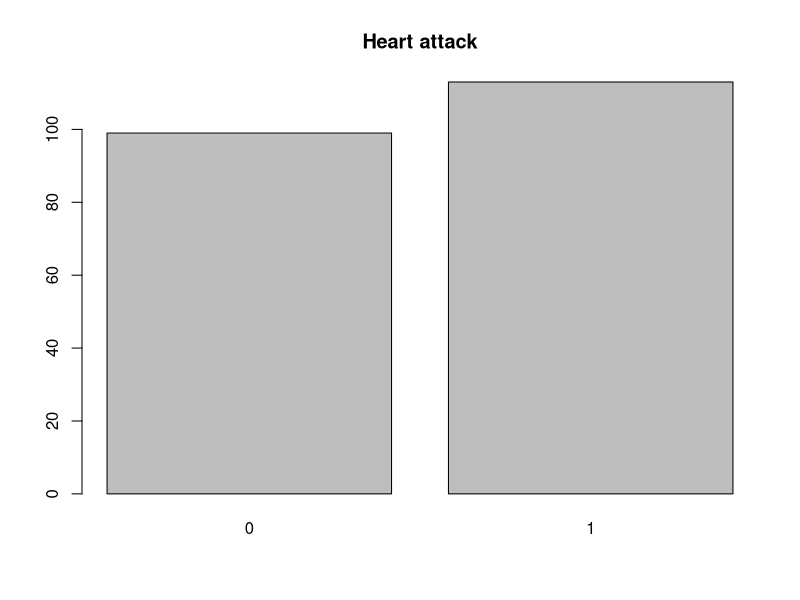
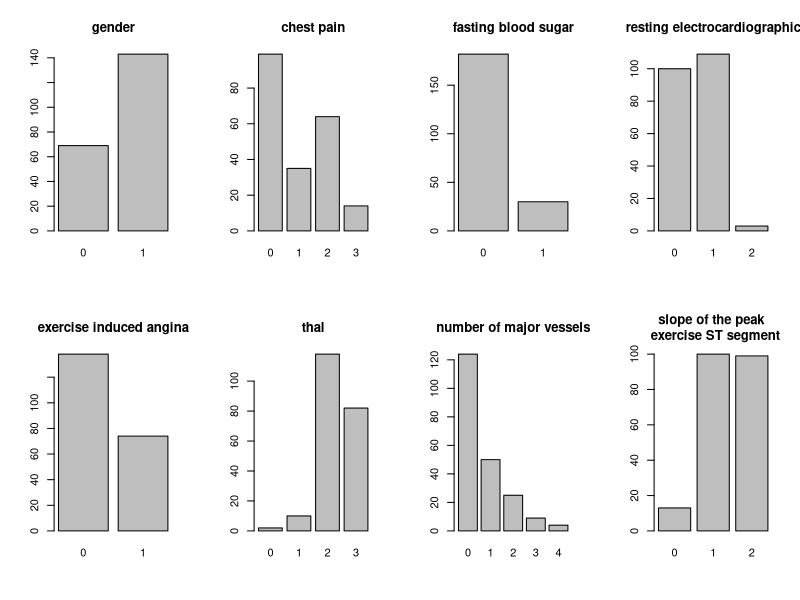
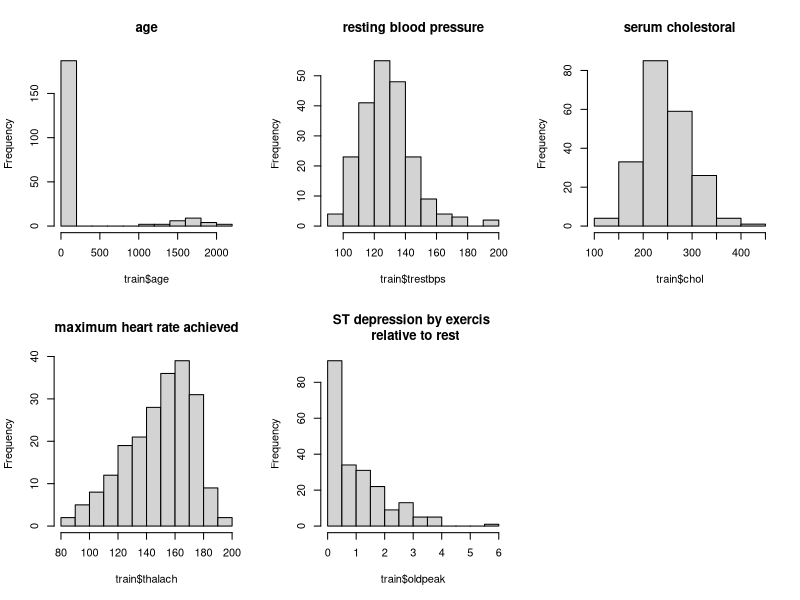
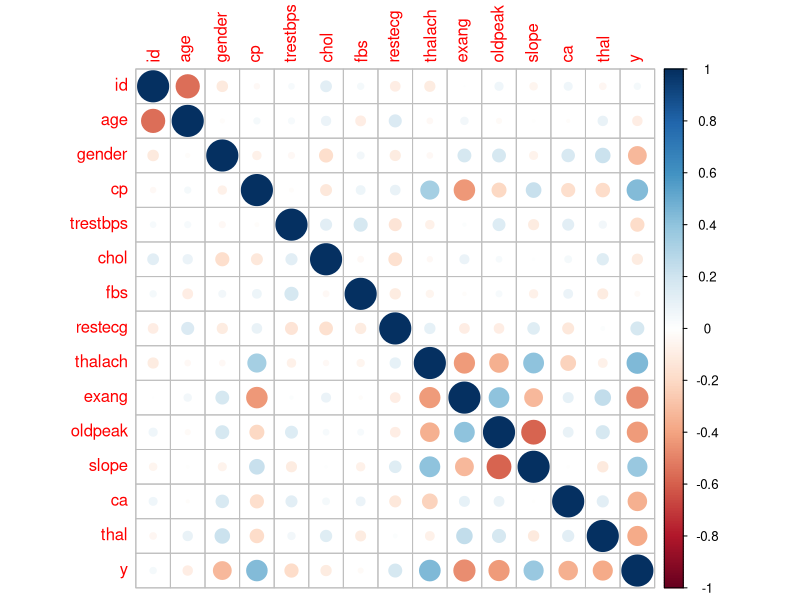
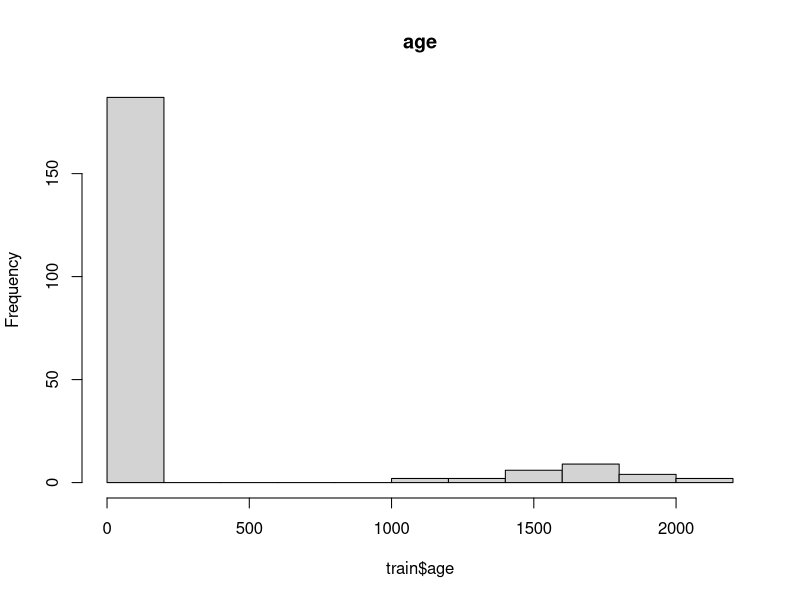

Recreate these plots in R, in order.
## ---- chunk 1
preds<-read.csv(file="preds_sample.csv")
train<-read.csv(file="Xy_train.csv")
test<-read.csv(file="X_test.csv")
## ---- chunk 2
#Target lable:
plot(as.factor(train$y),main = "Heart attack") # The target lable is balanced -> we excpect the model to predit around 
                                              # 50-50 outcome without feature influence.
#Categorial features:
par(mfrow = c(2,4))
plot(as.factor(train$gender),main = "gender")
plot(as.factor(train$cp),main = "chest pain")
plot(as.factor(train$fbs),main = "fasting blood sugar")
plot(as.factor(train$restecg),main = "resting electrocardiographic")
plot(as.factor(train$exang),main = "exercise induced angina")
plot(as.factor(train$thal),main = "thal")
plot(as.factor(train$ca),main = "number of major vessels")
plot(as.factor(train$slope),main = "slope of the peak \n exercise ST segment")

#Numeric features:
par(mfrow = c(2,3))
hist(train$age, main = "age") #We can see that there are some abnormalities in the age values - should be fixed
hist(train$trestbps, main = "resting blood pressure")
hist(train$chol, main = "serum cholestoral")
hist(train$thalach, main = "maximum heart rate achieved")
hist(train$oldpeak, main = "ST depression by exercis \n relative to rest")

#Fearutes vs test set:
      #Plot all / some of the features against the 'test' set to see if they are balanced?

#Corralation:
par(mfrow = c(1,1))
library('corrplot')
corrplot(cor(train)) # slope vs. oldpeak are a bit correlated -> Why? What does it mean?
cor(train$slope,train$oldpeak) # -0.58 

#What might have a correlation with the target lable:
cor(train$y,train$cp)
cor(train$y,train$thalach)
cor(train$y,train$exang)
cor(train$y,train$oldpeak)  #no one is greather than |0.5| #Do we have any asumptions on what can influent it else wise?

#Data validation:
#NULLs
anyNA(train) #False
anyNA(test) #False -> No missing values

#Abnormalities:
#We noticed the 'age' feature earlier:
hist(train$age, main = "age")
      #We should remove all ages greather than (?)
      #What should we replace it with? chol, fbs and restecg are slightly correlated with age, maybe we can use it somehow?

#Do we have any other assumptions regarding the data?
